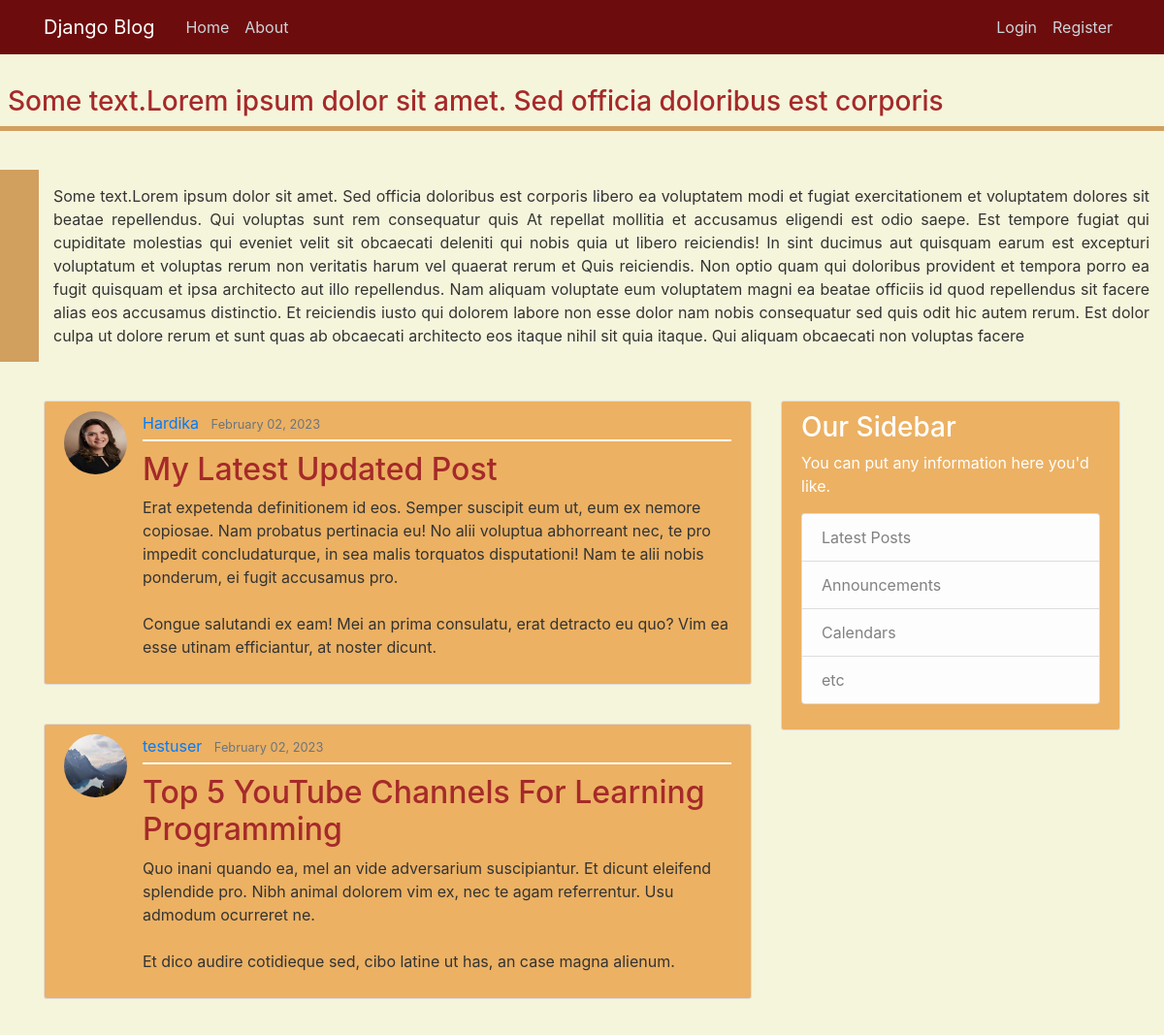
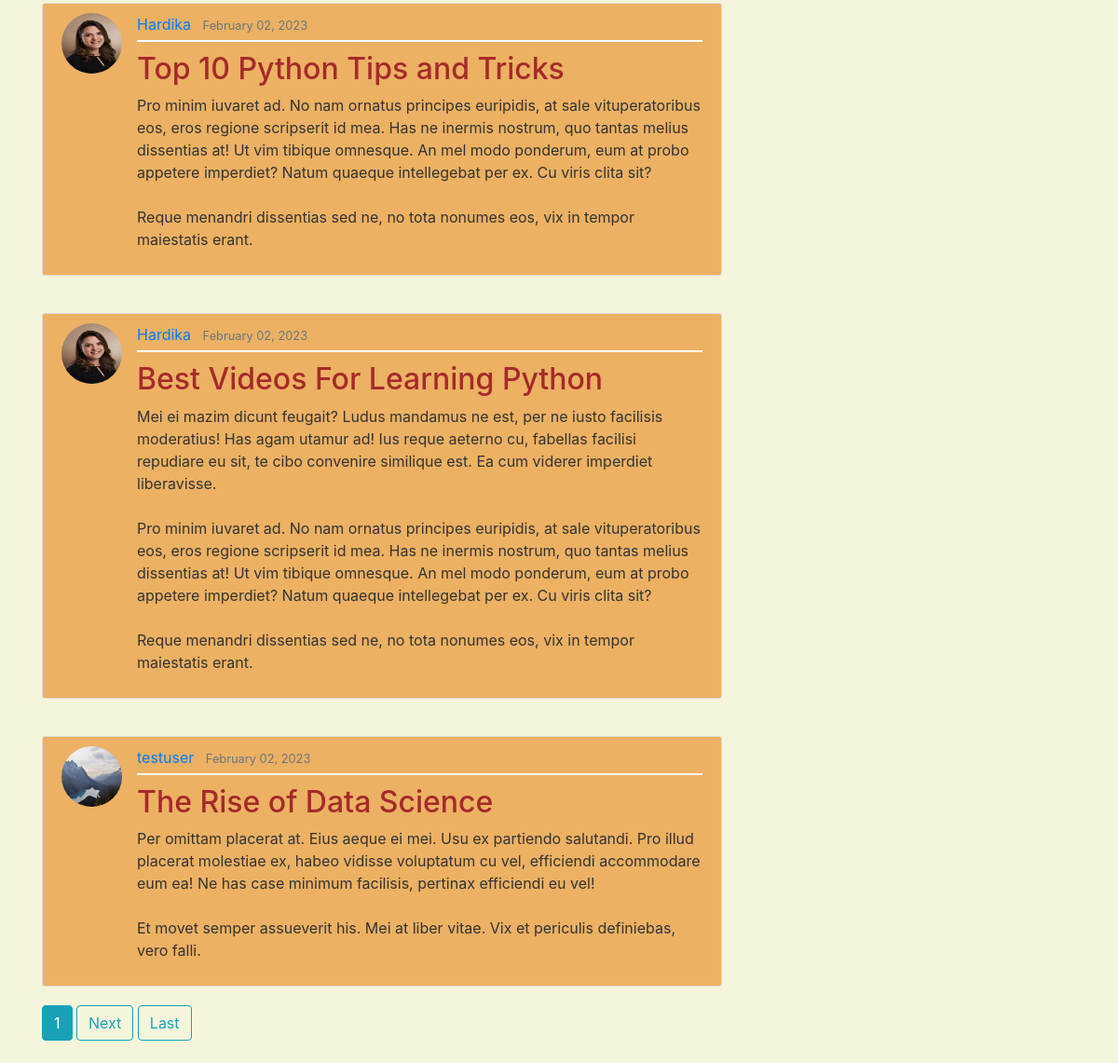
The page / on the database its author committed (2 pictures, top to bottom).
### blog/models.py (models this page shows, shortened)
class Post(models.Model):
    title = models.CharField(max_length=100)
    content = models.TextField()
    date_posted = models.DateTimeField(default=timezone.now)   #auto_now=True ->update(reload)
    author = models.ForeignKey(User, on_delete=models.CASCADE)

### users/models.py (models this page shows, shortened)
class Profile(models.Model):
    user = models.OneToOneField(User, on_delete = models.CASCADE)
    image = models.ImageField(default = 'default.jpg', upload_to='profile_pics')

### blog/views.py (the view)
# urls.py: path('', PostListView.as_view(), name='blog-home'),
class PostListView(ListView):
    model = Post
    template_name = 'blog/home.html'
    context_object_name = 'posts'
    ordering = ['-date_posted']
    paginate_by = 5

### blog/templates/blog/home.html (shortened to what this page needs)
{% extends "blog/base.html" %}
{% block content %}
    {% for post in posts %}
        <article class="media content-section">
            <img class="rounded-circle article-img" src="{{  post.author.profile.image.url }}">
            <div class="media-body">
                <div class="article-metadata">
                    <a class="mr-2" href="{% url 'user-posts' post.author.username %}">{{ post.author }}</a>
                    <small class="text-muted">{{ post.date_posted|date:"F d, Y" }}</small>
                </div>
                <h2><a class="article-title" href="{% url 'post-detail' post.id %}">{{ post.title }}</a></h2>
                <p class="article-content">{{ post.content }}</p>
            </div>
        </article>
    {% endfor %}
    {% if is_paginated %}
        {% for num in page_obj.paginator.page_range %}
            {% if page_obj.number == num %}
                <a class="btn btn-info mb-4" href="?page={{ num }}">{{ num }}</a>
            {% elif num > page_obj.number|add:'-3' and num < page_obj.number|add:'-3' %}
                <a class="btn btn-outline-info mb-4" href="?page={{ num }}">{{ num }}</a>
            {% endif %}
        {% endfor %}
        {% if page_obj.has_next %}
            <a class="btn btn-outline-info mb-4" href="?page={{ page_obj.next_page_number }}">Next</a>
            <a class="btn btn-outline-info mb-4" href="?page={{ page_obj.paginator.num_pages }}">Last</a>
        {% endif %}
    {% endif %}
{% endblock %}

### blog/templates/blog/base.html (shortened to what this page needs)
{% load static %}
<html>
    <head>
        <link rel="stylesheet" href="https://cdn.jsdelivr.net/npm/bootstrap@4.0.0/dist/css/bootstrap.min.css">
        <link rel="stylesheet" type="text/css" href="{% static 'blog/main.css' %}">
    </head>
    <body>
        <header class="site-header">
            <nav class="navbar navbar-expand-md navbar-dark bg-steel fixed-top">
              <div class="container">
                <a class="navbar-brand mr-4" href="{% url 'blog-home' %}">Django Blog</a>
                <div class="collapse navbar-collapse" id="navbarToggle">
                  <div class="navbar-nav mr-auto">
                    <a class="nav-item nav-link" href="{% url 'blog-home' %}">Home</a>
                    <a class="nav-item nav-link" href="{% url 'blog-about' %}">About</a>
                  </div>
                  <div class="navbar-nav">
                    {% if user.is_authenticated %}
                      <a class="nav-item nav-link" href="{% url 'post-create' %}">New Post</a>
                      <a class="nav-item nav-link" href="{% url 'profile' %}">Profile</a>
                      <a class="nav-item nav-link" href="{% url 'logout' %}">Logout</a>
                    {% else %}
                      <a class="nav-item nav-link" href="{% url 'login' %}">Login</a>
                      <a class="nav-item nav-link" href="{% url 'register' %}">Register</a>
                    {% endif %}
                  </div>
                </div>
              </div>
            </nav>
        </header>
        <h3 style=" border-style:solid; border-color:rgb(209, 159, 94); border-width:0px 0px 5px 0px; padding: 8px; margin:auto; color:brown; width:1200px;">Some text.Lorem ipsum dolor sit amet. Sed officia doloribus est corporis</h3>
        <div style="margin-top:40px;">
            <p style="border-style:solid; border-color:rgb(209, 159, 94); border-width: 0px 0px 0px 40px; padding: 15px; margin: auto; text-align:justify; width:1200px;">Some text.Lorem ipsum dolor sit amet. Sed officia doloribus est corporis libero ea voluptatem modi et fugiat exercitationem et voluptatem dolores sit beatae repellendus. Qui voluptas sunt rem consequatur quis At repellat mollitia et accusamus eligendi est odio saepe. Est tempore fugiat qui cupiditate molestias qui eveniet velit sit obcaecati deleniti qui nobis quia ut libero reiciendis! In sint ducimus aut quisquam earum est excepturi voluptatum et voluptas rerum non veritatis harum vel quaerat rerum et Quis reiciendis. Non optio quam qui doloribus provident et tempora porro ea fugit quisquam et ipsa architecto aut illo repellendus. Nam aliquam voluptate eum voluptatem magni ea beatae officiis id quod repellendus sit facere alias eos accusamus distinctio. Et reiciendis iusto qui dolorem labore non esse dolor nam nobis consequatur sed quis odit hic autem rerum. Est dolor culpa ut dolore rerum et sunt quas ab obcaecati architecto eos itaque nihil sit quia itaque. Qui aliquam obcaecati non voluptas facere</p>
        </div>
        <main role="main" class="container">
            <div class="row">
              <div class="col-md-8">
                {% block content %}{% endblock %}
              </div>
              <div class="col-md-4">
                <div class="content-section">
                  <h3 style="color:white;">Our Sidebar</h3>
                  <p style="color:white;">You can put any information here you'd like.
                    <ul class="list-group">
                      <li class="list-group-item list-group-item-light">Latest Posts</li>
                      <li class="list-group-item list-group-item-light">Announcements</li>
                      <li class="list-group-item list-group-item-light">Calendars</li>
                      <li class="list-group-item list-group-item-light">etc</li>
                    </ul>
                  </p>
                </div>
              </div>
            </div>
        </main>
    </body>
</html>

### blog/static/blog/main.css (style rules this page uses)
body { background-color:beige; color: #333333; margin-top: 5rem; }
h1, h2, h3, h4, h5, h6 { color: brown; }
ul { margin: 0; }
.bg-steel { background-color: rgb(109, 12, 12); }
.site-header .navbar-nav .nav-link { color: #cbd5db; }
.content-section { background-color: rgb(236, 177, 99); padding: 10px 20px; border: 1px solid #dddddd; border-radius: 3px; margin-top:40px; margin-bottom: 20px; }
.article-title { color: brown; }
.article-content { white-space: pre-line; }
.article-img { height: 65px; width: 65px; margin-right: 16px; }
.article-metadata { padding-bottom: 5px; margin-bottom: 10px; border-bottom: 2px solid #ffffff }

### rows shown on the page
Post: author.profile.image (picture), author "Hardika", date_posted "February 02, 2023", title "My Latest Updated Post", content "Erat expetenda definitionem id eos. Semper suscipit eum ut, eum ex nemore copiosae. Nam probatus pertinacia eu! No alii voluptua abhorreant nec, te pro impedit concludaturque, in sea malis torquatos disputationi! Nam te alii nobis ponderum, ei fugit accusamus pro. Congue salutandi ex eam! Mei an prima consulatu, erat detracto eu quo? Vim ea esse utinam efficiantur, at noster dicunt."
Post: author.profile.image (placeholder picture), author "testuser", date_posted "February 02, 2023", title "Top 5 YouTube Channels For Learning Programming", content "Quo inani quando ea, mel an vide adversarium suscipiantur. Et dicunt eleifend splendide pro. Nibh animal dolorem vim ex, nec te agam referrentur. Usu admodum ocurreret ne. Et dico audire cotidieque sed, cibo latine ut has, an case magna alienum."
Post: author.profile.image (picture), author "Hardika", date_posted "February 02, 2023", title "Top 10 Python Tips and Tricks", content "Pro minim iuvaret ad. No nam ornatus principes euripidis, at sale vituperatoribus eos, eros regione scripserit id mea. Has ne inermis nostrum, quo tantas melius dissentias at! Ut vim tibique omnesque. An mel modo ponderum, eum at probo appetere imperdiet? Natum quaeque intellegebat per ex. Cu viris clita sit? Reque menandri dissentias sed ne, no tota nonumes eos, vix in tempor maiestatis erant."
Post: author.profile.image (picture), author "Hardika", date_posted "February 02, 2023", title "Best Videos For Learning Python", content "Mei ei mazim dicunt feugait? Ludus mandamus ne est, per ne iusto facilisis moderatius! Has agam utamur ad! Ius reque aeterno cu, fabellas facilisi repudiare eu sit, te cibo convenire similique est. Ea cum viderer imperdiet liberavisse. Pro minim iuvaret ad. No nam ornatus principes euripidis, at sale vituperatoribus eos, eros regione scripserit id mea. Has ne inermis nostrum, quo tantas melius dissentias at! Ut vim tibique omnesque. An mel modo ponderum, eum at probo appetere imperdiet? Natum quaeque intellegebat per ex. Cu viris clita sit? Reque menandri dissentias sed ne, no tota nonumes eos, vix in tempor maiestatis erant."
Post: author.profile.image (placeholder picture), author "testuser", date_posted "February 02, 2023", title "The Rise of Data Science", content "Per omittam placerat at. Eius aeque ei mei. Usu ex partiendo salutandi. Pro illud placerat molestiae ex, habeo vidisse voluptatum cu vel, efficiendi accommodare eum ea! Ne has case minimum facilisis, pertinax efficiendi eu vel! Et movet semper assueverit his. Mei at liber vitae. Vix et periculis definiebas, vero falli."

### other values the page prints
{{ num }} "1"
